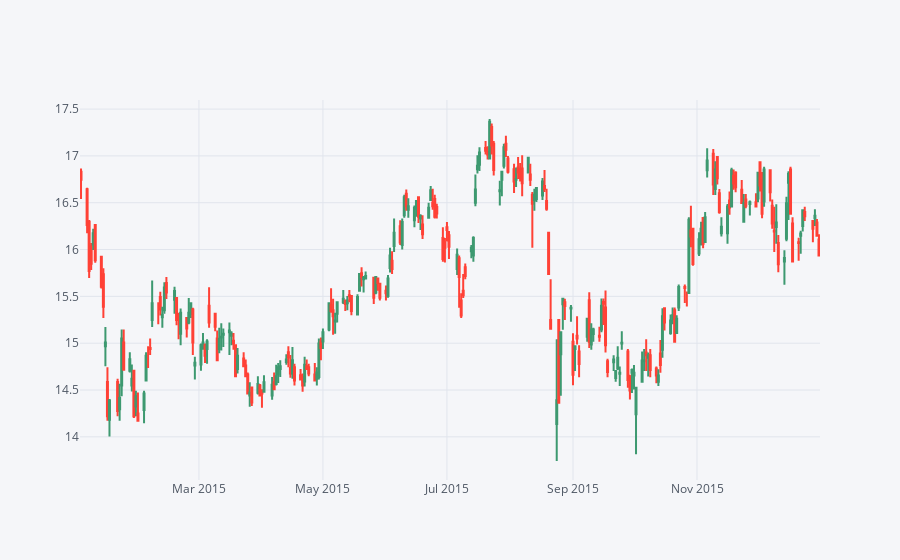

The cell this chart's notebook holds for it:
### Markdown cell above
** Use .iplot(kind='candle) to create a candle plot of Bank of America's stock from Jan 1st 2015 to Jan 1st 2016.**

### Code cell
bank_stocks["BAC"].loc["2015-01-01":"2016-01-01"].iplot(kind="candle")

### Figure 1 — Plotly figure (JSON) as saved in the notebook; plotly's stock layout.template omitted (floating-point values rounded to 4 significant figures; data arrays with more than 128 entries replaced by an {"elided": "..."} marker saying what was removed)
{"data": [{"close": {"elided": "252 float values"}, "high": {"elided": "252 float values"}, "low": {"elided": "252 float values"}, "open": {"elided": "252 float values"}, "showlegend": false, "type": "candlestick", "uid": "f3cb3fcc-ac99-4ffe-b2e7-d106a1d5ce27", "x": {"elided": "252 str values"}, "yaxis": "y2"}], "layout": {"legend": {"bgcolor": "#F5F6F9", "font": {"color": "#4D5663"}}, "paper_bgcolor": "#F5F6F9", "plot_bgcolor": "#F5F6F9", "title": {"font": {"color": "#4D5663"}}, "xaxis": {"gridcolor": "#E1E5ED", "rangeslider": {"visible": false}, "showgrid": true, "tickfont": {"color": "#4D5663"}, "title": {"font": {"color": "#4D5663"}, "text": ""}, "zerolinecolor": "#E1E5ED"}, "yaxis": {"gridcolor": "#E1E5ED", "showgrid": true, "showticklabels": false, "tickfont": {"color": "#4D5663"}, "title": {"font": {"color": "#4D5663"}, "text": ""}, "zerolinecolor": "#E1E5ED"}, "yaxis2": {"gridcolor": "#E1E5ED", "showgrid": true, "tickfont": {"color": "#4D5663"}, "title": {"font": {"color": "#4D5663"}, "text": ""}, "zerolinecolor": "#E1E5ED"}}}
